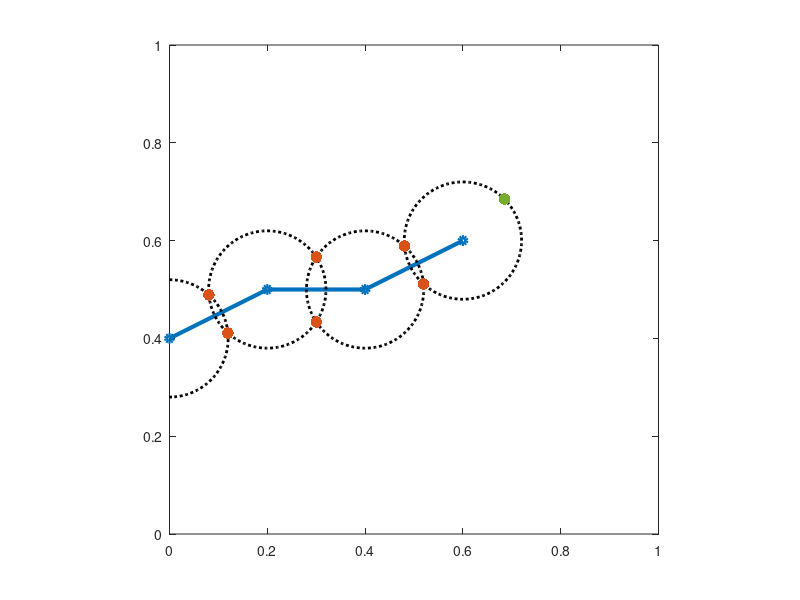

Write MATLAB code to recreate this figure. (Note: this script raises an error after producing the figure.)
%% Section 4.1: Simplex conformity to face constraints
% This script presents two examples that illustrate simplex conformity to
% face constraints. The first example imposes the constraints manually
% using low-level routines from the UPR module to demonstrate the basic
% principles. The second example shows how to do it automatically

%% Making a constrained grid manually
% Curve constraint with vertices
figure
colors = get(gca,'colororder');
W = {[0, 0.4; 0.2, 0.5],[0.2, 0.5; 0.4, 0.5],[0.4, 0.5; 0.6, 0.6]};  % Vertices
v = [0, 0.4; 0.2, 0.5; 0.4, 0.5; 0.6, 0.6];  % Vertices
plot(v(:,1),v(:,2),'-o','LineWidth',3,'Color',colors(1,:),'MarkerSize',5);
axis equal, axis([0 1 0 1])

%%
% Circle at each vertex
d = sqrt(sum(diff(v).^2,2));       % Distance between vertices
R = .6*min(d);                     % Circle radius
theta = linspace(0,2*pi)';
hold on
for j = 1:size(v,1)
    X = bsxfun(@plus, v(j,:), R*[cos(theta), sin(theta)]);
    plot(X(:,1), X(:,2),'k:', 'linewidth', 2)
end

%%
% Calculate circle intersections
dn = sqrt(R^2 - (d/2).^2);         % Normal offset
t = bsxfun(@rdivide, diff(v), d);  % Tangent vector
n = [-t(:, 2), t(:, 1)];           % Normal vector

% Add sites at both intersections
center      = v(1:end-1, :) + bsxfun(@times, d/2, t);
left_sites  = center + bsxfun(@times, dn, n);
right_sites = center - bsxfun(@times, dn, n);
sites = [left_sites; right_sites];
plot(sites(:, 1), sites(:, 2), '.', 'markersize', 25, 'color', colors(2,:))

% Add a site on the last circle
tip_sites = v(end, :) + R / sqrt(2);
plot(tip_sites(1), tip_sites(2), '.','markersize', 25, 'color', colors(5,:))
sites = [sites; tip_sites];

%%
% Add background sites to the domain
[X, Y]    = meshgrid(0:.2:1, 0:.2:1);
res_sites = removeConflictPoints([X(:), Y(:)], [v; tip_sites], R);
plot(res_sites(:, 1), res_sites(:, 2), '.', 'markersize', 25, 'color', [.6 .6 .6])
sites     = [sites; res_sites];

%%
% Create and plot the PEBI grid
bnd = [0, 0; 1, 0; 1, 1; 0, 1];
G = clippedPebi2D(sites, bnd);
plotGrid(G, 'facecolor', 'none')
hold off, axis off

%% Making a constrained grid using high-level library routines
% Define lower-dimensional lines and construct a composite grid with
% structured background reservoir sites
lines = {[0.2, 0.2; 0.7, 0.05], ...
         [0.2, 0.05; 0.7, 0.2], ...
         [0.1, 0.4; 0.6, 0.6], ...
         [0.1, 0.7; 0.45, 0.7; 0.55, 0.3]};
G = compositePebiGrid2D([0.05 .05], [1, 1], 'faceConstraints', lines);

% Uncomment the next line to get a grid with unstructured background sites
% instead:
% G = pebiGrid2D(.05,[1 1],'faceConstraints', lines);

%%
% Plot grid and show two zooms on specific details
figure('Position',[840 360 640 420])
subplot(1,3,2:3)
plotGrid(G,'facecolor','none');
color = get(gca, 'colororder');
plotFaces(G, find(G.faces.tag),'edgecolor', color(2, :),'LineWidth',2)
plotLinePath(lines,':o','color',color(1,:), 'LineWidth', 4, 'MarkerSize',3);
axis equal tight off
ax1 = gca;

subplot(2,3,4)
copyobj(get(ax1,'Children'),gca);
axis equal tight, axis([.35 .55 .03 .22]);
ax=gca;
ax.Position(2)=0.122;
ax.Position(1) = 0.17;
box on, set(gca,'XTick',[],'YTick',[]);

subplot(2,3,1), hold on
copyobj(get(ax1,'Children'),gca);
axis equal tight, axis([.1 .3 0. .16]);
ax=gca;
ax.Position(2)=0.595;
ax.Position(1) = 0.17;
plot(.1731,.0758,'sr','MarkerSize',24,'LineWidth',1)
box on, set(gca,'XTick',[],'YTick',[]);